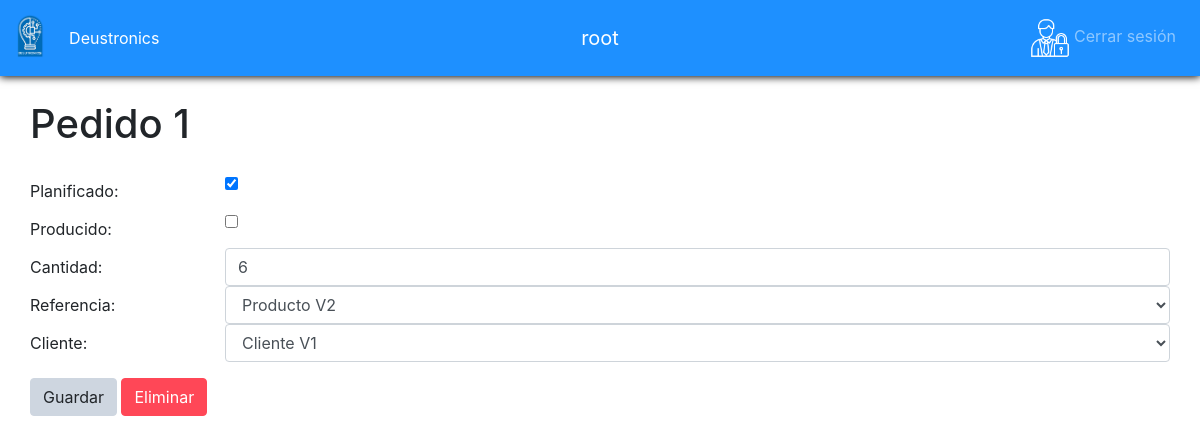
The page /pedido/1/ (signed in) on the database as committed earlier.
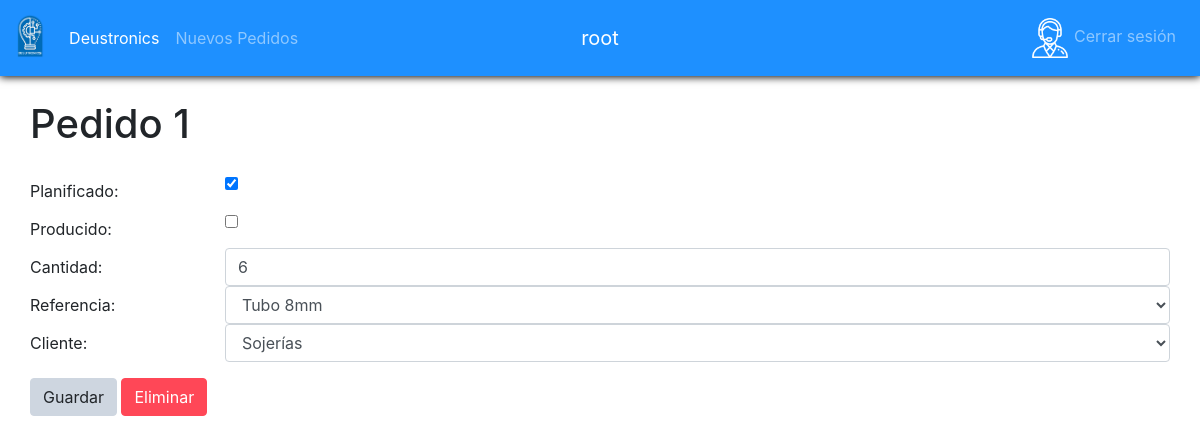
The same page on the database as committed later.
### app/models.py (models this page shows, shortened)
class Pedido(models.Model):
    planificado = models.BooleanField()
    producido = models.BooleanField()
    cantidad = models.IntegerField()
    catalogo = models.ForeignKey(
        Catalogo, on_delete=models.SET_NULL, null=True)
    cliente = models.ForeignKey(Cliente, on_delete=models.SET_NULL, null=True)
    importe=models.FloatField()

class Catalogo(models.Model):
    descripcion = models.CharField(max_length=250)
    nombre = models.CharField(max_length=100, default="NombreDefault")
    precio = models.FloatField(default = 0.0)

class Cliente(models.Model):
    nombre = models.CharField(max_length=100)
    usuario = models.ForeignKey(User, on_delete=models.CASCADE,unique=True)
    def __str__(self):
       return self.nombre

### app/views.py (the view, shortened to what this page needs)
# urls.py: path('pedido/<int:pk>/', login_required(views.PedidoDetailView.as_view()), name='pedido_detalle'),
class PedidoDetailView(DetailView):
    model = Pedido
    template_name = 'pedido_detalle.html'
    def get_context_data(self, **kwargs):
        context = super(PedidoDetailView, self).get_context_data(**kwargs)
        context["clientes"]=Cliente.objects.all()
        context["productos"]=Catalogo.objects.all()
        return context

### app/templatetags/sesion_tags.py (called while the page is built)
@register.filter(name='has_group')
def has_group(user, group_name):
    return user.groups.filter(name=group_name).exists()

### app/templates/pedido_detalle.html (shortened to what this page needs)
{%extends 'base.html'%} {% block content%}
<div class="mt-2">
  <h1>
    Pedido {{pedido.id}}
  </h1>
  <form action="{%url 'pedido_detalle' pedido.id %}" method="POST" class="formDetalle">
    <div class="form-group row mt-4">
      <label for="pedidoPlanificado" class="col-sm-2 col-form-label">Planificado: </label>
      <div class="col-sm-10">
        <input type="checkbox" name="pedidoPlanificado" id="" {% if pedido.planificado %} checked{% endif %}/>
      </div>
      <label for="pedidoProducido" class="col-sm-2 col-form-label">Producido: </label>
      <div class="col-sm-10">
        <input type="checkbox" name="pedidoProducido" id=""  {% if pedido.producido %} checked{% endif %}/>
      </div>
      <label for="pedidoCantidad" class="col-sm-2 col-form-label">Cantidad: </label>
      <div class="col-sm-10">
        <input type="text" class="form-control" id="pedidoCantidad" name="pedidoCantidad" value="{{pedido.cantidad}}" />
      </div>
      <label for="pedidoReferencia" class="col-sm-2 col-form-label">Referencia: </label>
      <div class="col-sm-10">
        <select name="pedidoReferencia" id="" class="form-control">
          {%for prod in productos%}
          <option value="{{prod.id}}" {% if pedido.catalogo.id == prod.id %} selected {%endif%}> {{prod.nombre}}
          </option>
          {%endfor%}
        </select>
      </div>
      <label for="pedidoCliente" class="col-sm-2 col-form-label">Cliente: </label>
      <div class="col-sm-10">
        <select name="pedidoCliente" id="" class="form-control">
          {%for cl in clientes%}
          <option value="{{cl.id}}" {% if pedido.cliente.id == cl.id %} selected {%endif%}>{{cl.nombre}} </option>
          {%endfor%}
        </select>
      </div>
    </div>
    <input type="submit" class="btn btn-secondary" value="Guardar" />
  </form>
  <form action="{%url 'pedido_delete'%}" method="POST" class="formDetalle">
    <input type="submit" class="btn btn-danger" value="Eliminar">
  </form>
</div>
{%endblock%}

### app/templates/base.html (shortened to what this page needs)
{%load static %} {% load sesion_tags %}
<!DOCTYPE html>
<html lang="en">
<head>
  <link rel="stylesheet" href="{% static 'main.css'%}" />
</head>
<body>
  {% block nav%}
  <nav class="navbar navbar-expand-md navbar-dark bg-primary mb-3" id="navbar">
    <div class="navbar-collapse collapse w-100 order-1 order-md-0 dual-collapse2">
      <a class="navbar-brand" href="{%url 'index' %}"><img src="{% static 'Desuto5.png' %}" alt="" id="logo" /></a>
      <ul class="navbar-nav mr-auto">
        <li class="nav-item active">
          <a class="nav-link" href="{%url 'index' %}">Deustronics</a>
        </li>
        {% if request.user|has_group:"OPERARIO" %}
        <li class="nav-item">
          <a class="nav-link" href="{% url 'mis_tareas'%}">Mis tareas</a>
        </li>
        {% elif request.user|has_group:"RESPONSABLE" %}
        <li class="nav-item">
          <a class="nav-link" href="{%url 'nuevos_pedidos' %}">Nuevos Pedidos</a>
        </li>
        {%endif%}
      </ul>
    </div>
    <div class="mx-auto order-0">
      <a class="navbar-brand mx-auto" href="#">{{user.get_username}}</a>
    </div>
    <div class="navbar-collapse collapse w-100 order-3 dual-collapse2">
      <ul class="navbar-nav ml-auto">
        <li class="nav-item">
          <a class="nav-link" href="{%url 'logout' %}">
            {% if request.user|has_group:"OPERARIO" %}
            <img class="user-type-icon" src="{%static 'icons/Operario.png'%}" alt="" />
            {% elif request.user|has_group:"CLIENTE" %}
            <img class="user-type-icon" src="{%static 'icons/Cliente.png'%}" alt="" />
            {% elif request.user|has_group:"RESPONSABLE" %}
            <img class="user-type-icon" src="{%static 'icons/Responsable.png'%}" alt="" />
            {%else%}
            <img class="user-type-icon" src="{%static 'icons/Admin.png'%}" alt="" />
            {%endif%}
            <span> Cerrar sesión </span></a>
        </li>
      </ul>
    </div>
  </nav>
  {%endblock%}
  <div class="container fill">
    <div class="row">
      {%block content %} {%endblock%}
    </div>
  </div>
</body>
</html>

Rows that differ between the two databases and show on the page:
changed Pedido id 1: pedidoReferencia "Producto V2" → "Tubo 8mm"; pedidoCliente "Cliente V1" → "Sojerías"
Other text that changed with them:
text now shown: "Nuevos Pedidos"
